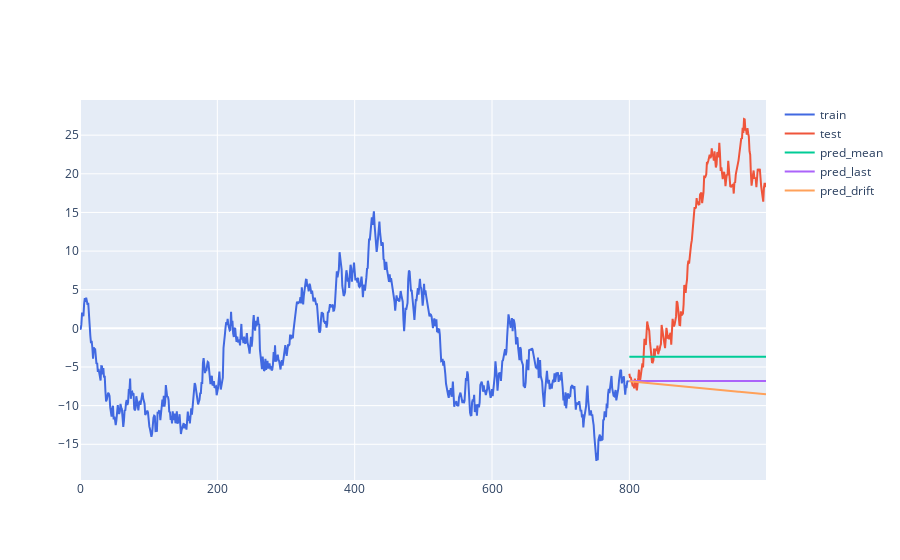

Notebook cell for this chart:
### Code cell
fig = go.Figure()
fig.add_trace(go.Scatter(x=train.index, y=train['value'], name='train', line = dict(color='royalblue')))
fig.add_trace(go.Scatter(x=test.index, y=test['value'], name='test'))

for pred_type in ["pred_mean", "pred_last",	"pred_drift"]: 
    fig.add_trace(go.Scatter(x=test.index, y=test[pred_type], name=pred_type))
fig.show()

### Figure 1 — Plotly figure (JSON) as saved in the notebook; plotly's stock layout.template omitted (floating-point values rounded to 4 significant figures; data arrays with more than 128 entries replaced by an {"elided": "..."} marker saying what was removed)
{"data": [{"line": {"color": "royalblue"}, "name": "train", "type": "scatter", "x": {"elided": "800 int values"}, "y": {"elided": "800 float values"}}, {"name": "test", "type": "scatter", "x": {"elided": "200 int values"}, "y": {"elided": "200 float values"}}, {"name": "pred_mean", "type": "scatter", "x": {"elided": "200 int values"}, "y": {"elided": "200 float values"}}, {"name": "pred_last", "type": "scatter", "x": {"elided": "200 int values"}, "y": {"elided": "200 float values"}}, {"name": "pred_drift", "type": "scatter", "x": {"elided": "200 int values"}, "y": {"elided": "200 float values"}}], "layout": {}}
